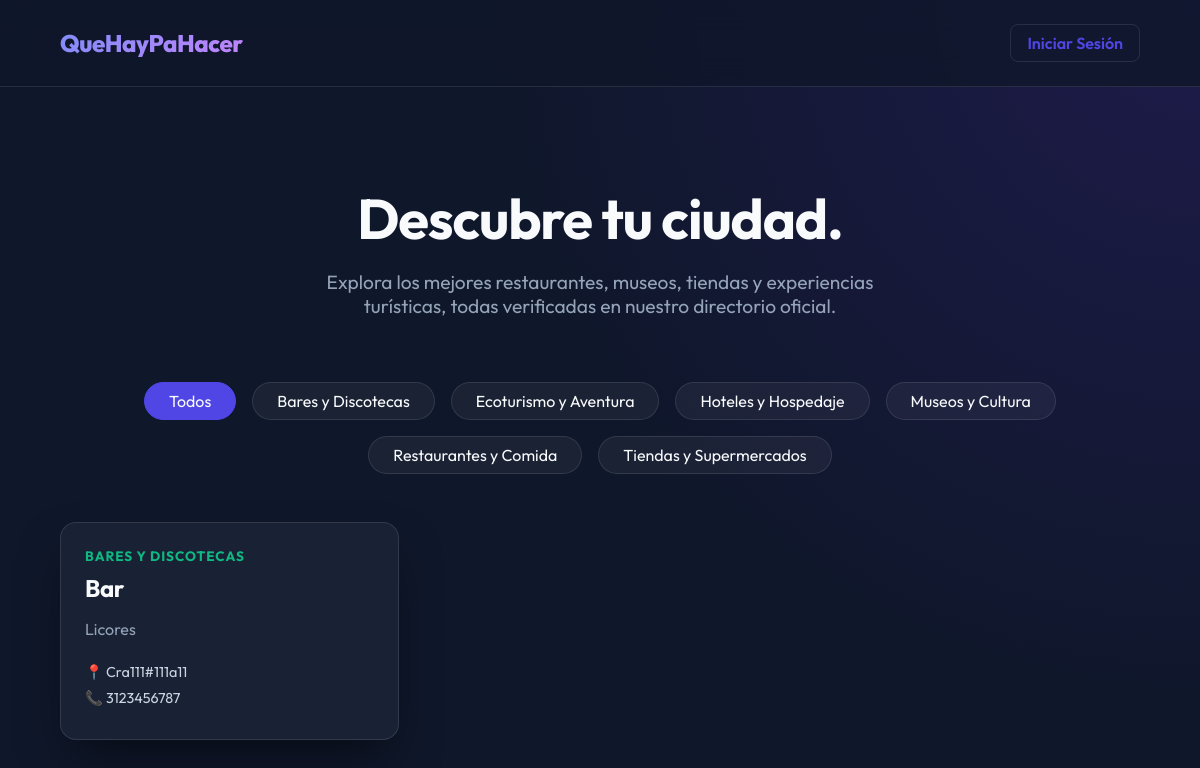
Before: / with the older database file.
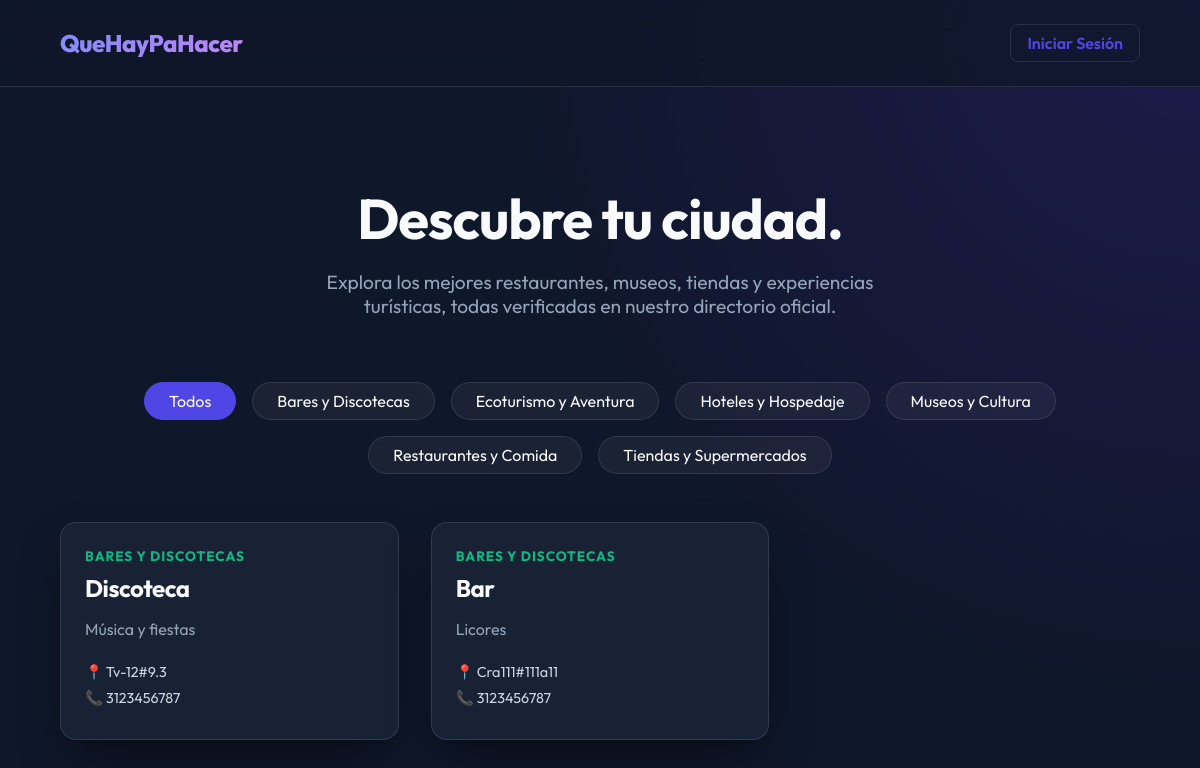
After: the same page with the newer database file.
### tables this page shows
CREATE TABLE `categorias` (
  `id_categoria` int(11) NOT NULL AUTO_INCREMENT,
  `nombre` varchar(100) NOT NULL,
  `tipo` enum('Comercio','Turismo') NOT NULL,
  `descripcion` text DEFAULT NULL,
  PRIMARY KEY (`id_categoria`)
);

CREATE TABLE `comercios` (
  `id_comercio` int(11) NOT NULL AUTO_INCREMENT,
  `nombre` varchar(150) NOT NULL,
  `descripcion` text DEFAULT NULL,
  `direccion` varchar(255) NOT NULL,
  `telefono` varchar(20) DEFAULT NULL,
  `id_usuario_propietario` int(11) NOT NULL,
  `id_categoria` int(11) NOT NULL,
  `estado` enum('Pendiente','Aprobado','Rechazado') DEFAULT 'Pendiente',
  `fecha_creacion` datetime DEFAULT current_timestamp(),
  PRIMARY KEY (`id_comercio`),
  KEY `id_usuario_propietario` (`id_usuario_propietario`),
  KEY `id_categoria` (`id_categoria`),
  CONSTRAINT `comercios_ibfk_1` FOREIGN KEY (`id_usuario_propietario`) REFERENCES `usuarios` (`id_usuario`) ON DELETE CASCADE,
  CONSTRAINT `comercios_ibfk_2` FOREIGN KEY (`id_categoria`) REFERENCES `categorias` (`id_categoria`)
);

### index.php (the view, shortened to what this page needs)
<?php
require 'includes/db.php';
$categorias = [];
try {
    $stmt = $pdo->query("SELECT id_categoria, nombre FROM Categorias ORDER BY nombre");
    $categorias = $stmt->fetchAll();
} catch (Exception $e) {}
$comercios = [];
$filtro_cat = isset($_GET['categoria']) ? intval($_GET['categoria']) : 0;
try {
    $sql = "SELECT c.id_comercio, c.nombre, c.descripcion, c.direccion, c.telefono, cat.nombre as categoria
            FROM Comercios c
            JOIN Categorias cat ON c.id_categoria = cat.id_categoria
            WHERE c.estado = 'Aprobado'";
    $sql .= " ORDER BY c.fecha_creacion DESC";
    $stmt = $pdo->prepare($sql);
    $stmt->execute();
    $comercios = $stmt->fetchAll();
} catch (Exception $e) {}
?>
<!DOCTYPE html>
<html lang="es">
<head>
    <link rel="stylesheet" href="assets/css/styles.css">
</head>
<body>
    <nav class="public-nav">
        <h2 class="auth-logo" style="margin:0; font-size: 1.5rem;">QueHayPaHacer</h2>
        <div>
            <a href="login.php" class="btn" style="border: 1px solid var(--border-color); padding: 0.5rem 1rem;">Iniciar Sesión</a>
        </div>
    </nav>
    <div class="container fade-in-up">
        <div class="hero">
            <h1>Descubre tu ciudad.</h1>
            <p>Explora los mejores restaurantes, museos, tiendas y experiencias turísticas, todas verificadas en nuestro directorio oficial.</p>
        </div>
        <div class="filters">
            <a href="index.php" class="filter-btn <?php echo ($filtro_cat == 0) ? 'active' : ''; ?>">Todos</a>
            <?php foreach ($categorias as $cat): ?>
                <a href="index.php?categoria=<?php echo $cat->id_categoria; ?>"
                   class="filter-btn <?php echo ($filtro_cat == $cat->id_categoria) ? 'active' : ''; ?>">
                    <?php echo htmlspecialchars($cat->nombre); ?>
                </a>
            <?php endforeach; ?>
        </div>
        <div class="grid">
            <?php if (count($comercios) > 0): ?>
                <?php foreach ($comercios as $c): ?>
                    <div class="glass-panel card">
                        <div class="card-cat"><?php echo htmlspecialchars($c->categoria); ?></div>
                        <h3 class="card-title"><?php echo htmlspecialchars($c->nombre); ?></h3>
                        <p class="card-desc"><?php echo htmlspecialchars($c->descripcion ? $c->descripcion : 'Sin descripción disponible.'); ?></p>
                        <div class="card-meta">
                            📍 <?php echo htmlspecialchars($c->direccion); ?>
                        </div>
                        <?php if ($c->telefono): ?>
                        <div class="card-meta">
                            📞 <?php echo htmlspecialchars($c->telefono); ?>
                        </div>
                        <?php endif; ?>
                    </div>
                <?php endforeach; ?>
            <?php else: ?>
                <div style="grid-column: 1 / -1; text-align: center; padding: 4rem 0;">
                    <h3 style="color: var(--text-muted);">No hay establecimientos en esta categoría por el momento.</h3>
                </div>
            <?php endif; ?>
        </div>
    </div>
</body>
</html>

Changed rows visible on the page:
added comercios: id_categoria.nombre "BARES Y DISCOTECAS", nombre "Discoteca", descripcion "Música y fiestas", direccion "Tv-12#9.3", telefono "3123456787"
